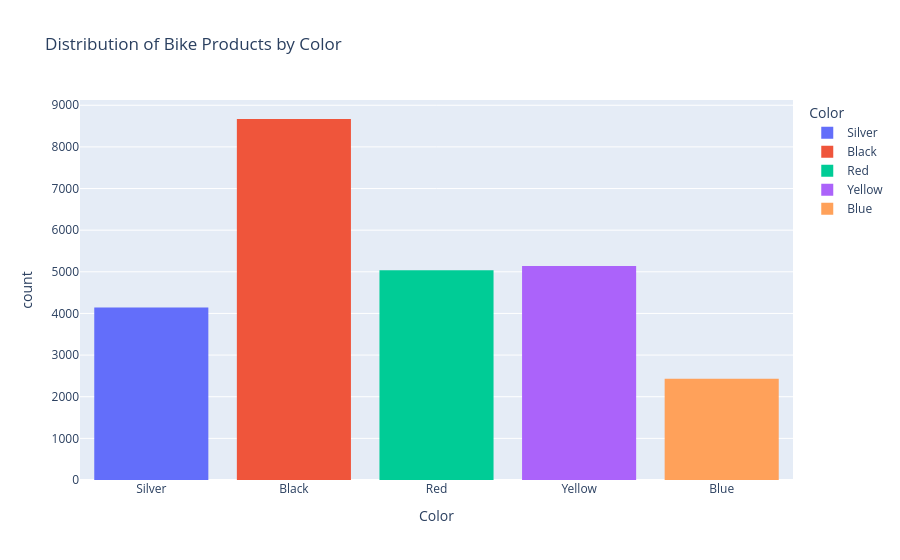

The notebook cell this image was saved under:
### Markdown cell above
### What are the most common colors of products in the Bikes category?

### Code cell
bikes = df[df["Category"] == "Bikes"]
fig = px.histogram(bikes,
                   x="Color",
                   title="Distribution of Bike Products by Color",
                   color="Color")

fig.show()

### Figure 1 — Plotly figure (JSON) as saved in the notebook; plotly's stock layout.template omitted (floating-point values rounded to 4 significant figures; data arrays with more than 128 entries replaced by an {"elided": "..."} marker saying what was removed)
{"data": [{"alignmentgroup": "True", "bingroup": "x", "hovertemplate": "Color=%{x}<br>count=%{y}<extra></extra>", "legendgroup": "Silver", "marker": {"color": "#636efa", "pattern": {"shape": ""}}, "name": "Silver", "offsetgroup": "Silver", "orientation": "v", "showlegend": true, "type": "histogram", "x": {"elided": "4140 str values"}, "xaxis": "x", "yaxis": "y"}, {"alignmentgroup": "True", "bingroup": "x", "hovertemplate": "Color=%{x}<br>count=%{y}<extra></extra>", "legendgroup": "Black", "marker": {"color": "#EF553B", "pattern": {"shape": ""}}, "name": "Black", "offsetgroup": "Black", "orientation": "v", "showlegend": true, "type": "histogram", "x": {"elided": "8670 str values"}, "xaxis": "x", "yaxis": "y"}, {"alignmentgroup": "True", "bingroup": "x", "hovertemplate": "Color=%{x}<br>count=%{y}<extra></extra>", "legendgroup": "Red", "marker": {"color": "#00cc96", "pattern": {"shape": ""}}, "name": "Red", "offsetgroup": "Red", "orientation": "v", "showlegend": true, "type": "histogram", "x": {"elided": "5035 str values"}, "xaxis": "x", "yaxis": "y"}, {"alignmentgroup": "True", "bingroup": "x", "hovertemplate": "Color=%{x}<br>count=%{y}<extra></extra>", "legendgroup": "Yellow", "marker": {"color": "#ab63fa", "pattern": {"shape": ""}}, "name": "Yellow", "offsetgroup": "Yellow", "orientation": "v", "showlegend": true, "type": "histogram", "x": {"elided": "5139 str values"}, "xaxis": "x", "yaxis": "y"}, {"alignmentgroup": "True", "bingroup": "x", "hovertemplate": "Color=%{x}<br>count=%{y}<extra></extra>", "legendgroup": "Blue", "marker": {"color": "#FFA15A", "pattern": {"shape": ""}}, "name": "Blue", "offsetgroup": "Blue", "orientation": "v", "showlegend": true, "type": "histogram", "x": {"elided": "2432 str values"}, "xaxis": "x", "yaxis": "y"}], "layout": {"barmode": "relative", "legend": {"title": {"text": "Color"}, "tracegroupgap": 0}, "title": {"text": "Distribution of Bike Products by Color"}, "xaxis": {"anchor": "y", "categoryarray": ["Silver", "Black", "Red", "Yellow", "Blue"], "categoryorder": "array", "domain": [0, 1], "title": {"text": "Color"}}, "yaxis": {"anchor": "x", "domain": [0, 1], "title": {"text": "count"}}}}
